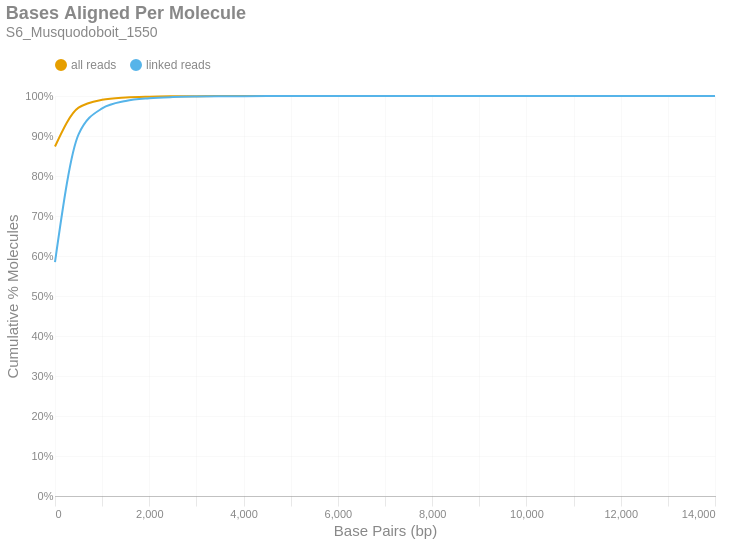

Notebook code for this chart:
### Markdown cell above
### Bases Aligned Per Molecule
This is a cumulative frequency distribution showing the number of base pairs aligned per unique molecule. These data are shown in 500 bp bins. There are two distributions: one with `all reads` (yellow) and another with only `linked reads` (blue). The percent of molecules in the `linked reads` distribution is relative to the total number of linked molecules.

### Code cell
if SKIPLR:
    print_html(f"Skipped")
else:
    binned_df = consolidated_hist(valids['aligned_bp'], mask, 500, True)
    with SafeRender(binned_df):
        (
            density_plot(binned_df, 'Bases Aligned Per Molecule', samplename, 'basesper')
            .encode(
                x=alt.X('bin:Q', title="Base Pairs (bp)").axis(tickMinStep=500).scale(padding=0),
                y=alt.Y('value:Q', title='Cumulative % Molecules')
                    .axis(format='%')
                    .scale(domain = [0,1])
                    .stack(False),
                color=alt.Color("key:N").scale(domain = ["all reads", "linked reads"]),
                tooltip = [
                    alt.Tooltip("key:N", title = "Data Type"),
                    alt.Tooltip("range_label:N", title="Bases Aligned Per Molecule"),
                    alt.Tooltip("value:Q", format = ".2%", title="% Molecules (Cum.)")
                ]
            )
        ).display()

### Figure 1 — Vega-Lite specification as saved in the notebook (floating-point values rounded to 4 significant figures)
{"width": "container", "height": 400, "config": {"title": {"anchor": "start", "dy": -15, "fontSize": 18, "color": "#888888", "subtitleColor": "#888888", "subtitleFontSize": 14}, "arc": {"fill": "#0072B2"}, "axis": {"domainColor": "#888888", "domainWidth": 0.5, "gridWidth": 0.2, "grid": false, "titleFontWeight": 400, "titleFontSize": 15, "labelFontSize": 11, "labelColor": "#888888", "tickColor": "#888888", "tickWidth": 0.2, "titleColor": "#888888"}, "axisBand": {"grid": false}, "axisX": {"grid": true, "tickSize": 10, "domainCap": "round"}, "axisY": {"domain": false, "grid": true, "tickSize": 0, "domainCap": "round"}, "background": "transparent", "header": {"labelFontSize": 15, "labelColor": "#888888", "titleFontSize": 15, "titleFontWeight": 600, "titleColor": "#888888"}, "legend": {"labelFont": "sans-serif", "labelFontSize": 12, "labelColor": "#888888", "symbolSize": 100, "symbolType": "circle", "titleFontSize": 12, "titlePadding": 10, "titleColor": "#888888", "title": null, "orient": "top"}, "range": {"category": ["#E69F00", "#56B4E9", "#009E73", "#F0E442", "#0072B2", "#D55E00", "#CC79A7", "#000000"], "diverging": ["#cfe8f3", "#a2d4ec", "#73bfe2", "#46abdb", "#1696d2", "#12719e"]}, "area": {"fill": "#0072B2", "fillOpacity": 0.7, "line": true, "strokeOpacity": 0.7}, "line": {"color": "#0072B2", "stroke": "#0072B2", "strokeWidth": 2}, "trail": {"color": "#0072B2", "stroke": "#0072B2", "strokeWidth": 0, "size": 1}, "point": {"filled": true, "fillOpacity": 1.0, "size": 95}, "text": {"color": "#888888", "fontSize": 11, "align": "right", "fontWeight": 400, "size": 11}, "bar": {"fill": "#0072B2", "stroke": null}, "view": {"stroke": null, "continuousWidth": 660, "continuousHeight": 400}}, "data": {"name": "data-5b16b4bea4f8ce2d0716b4a1f9321a9f"}, "mark": {"type": "line", "interpolate": "monotone", "point": {"opacity": 0, "size": 275}}, "encoding": {"color": {"field": "key", "scale": {"domain": ["all reads", "linked reads"]}, "type": "nominal"}, "tooltip": [{"field": "key", "title": "Data Type", "type": "nominal"}, {"field": "range_label", "title": "Bases Aligned Per Molecule", "type": "nominal"}, {"field": "value", "format": ".2%", "title": "% Molecules (Cum.)", "type": "quantitative"}], "x": {"axis": {"tickMinStep": 500}, "field": "bin", "scale": {"padding": 0}, "title": "Base Pairs (bp)", "type": "quantitative"}, "y": {"axis": {"format": "%"}, "field": "value", "scale": {"domain": [0, 1]}, "stack": false, "title": "Cumulative % Molecules", "type": "quantitative"}}, "params": [{"name": "param_c36ac31b6afebe62", "select": {"type": "point", "fields": ["key"]}, "bind": "legend"}], "title": {"text": "Bases Aligned Per Molecule", "subtitle": "S6_Musquodoboit_1550"}, "transform": [{"fold": ["all reads (cumsum)", "linked reads (cumsum)"]}, {"calculate": "replace(datum.key, ' (cumsum)', '')", "as": "key"}, {"filter": {"param": "param_c36ac31b6afebe62"}}], "usermeta": {"embedOptions": {"downloadFileName": "S6_Musquodoboit_1550.basesper"}}, "$schema": "https://vega.github.io/schema/vega-lite/v6.1.0.json", "datasets": {"data-5b16b4bea4f8ce2d0716b4a1f9321a9f": [{"bin": "0.0", "interval": "0.0-500.0", "all reads": 0.8736, "linked reads": 0.5849, "all reads (cumsum)": 0.8736, "linked reads (cumsum)": 0.5849, "range_label": "0-499"}, {"bin": "500.0", "interval": "500.0-1000.0", "all reads": 0.0972, "linked reads": 0.319, "all reads (cumsum)": 0.9708, "linked reads (cumsum)": 0.904, "range_label": "500-999"}, {"bin": "1000.0", "interval": "1000.0-1500.0", "all reads": 0.01974, "linked reads": 0.06498, "all reads (cumsum)": 0.9906, "linked reads (cumsum)": 0.9689, "range_label": "1000-1499"}, {"bin": "1500.0", "interval": "1500.0-2000.0", "all reads": 0.005688, "linked reads": 0.01873, "all reads (cumsum)": 0.9963, "linked reads (cumsum)": 0.9877, "range_label": "1500-1999"}, {"bin": "2000.0", "interval": "2000.0-2500.0", "all reads": 0.002068, "linked reads": 0.006812, "all reads (cumsum)": 0.9983, "linked reads (cumsum)": 0.9945, "range_label": "2000-2499"}, {"bin": "2500.0", "interval": "2500.0-3000.0", "all reads": 0.0008731, "linked reads": 0.002875, "all reads (cumsum)": 0.9992, "linked reads (cumsum)": 0.9974, "range_label": "2500-2999"}, {"bin": "3000.0", "interval": "3000.0-3500.0", "all reads": 0.0003935, "linked reads": 0.001296, "all reads (cumsum)": 0.9996, "linked reads (cumsum)": 0.9987, "range_label": "3000-3499"}, {"bin": "3500.0", "interval": "3500.0-4000.0", "all reads": 0.0001912, "linked reads": 0.0006295, "all reads (cumsum)": 0.9998, "linked reads (cumsum)": 0.9993, "range_label": "3500-3999"}, {"bin": "4000.0", "interval": "4000.0-4500.0", "all reads": 9.602e-05, "linked reads": 0.0003162, "all reads (cumsum)": 0.9999, "linked reads (cumsum)": 0.9996, "range_label": "4000-4499"}, {"bin": "4500.0", "interval": "4500.0-5000.0", "all reads": 4.713e-05, "linked reads": 0.0001552, "all reads (cumsum)": 0.9999, "linked reads (cumsum)": 0.9998, "range_label": "4500-4999"}, {"bin": "5000.0", "interval": "5000.0-5500.0", "all reads": 3.399e-05, "linked reads": 0.0001119, "all reads (cumsum)": 1.0, "linked reads (cumsum)": 0.9999, "range_label": "5000-5499"}, {"bin": "5500.0", "interval": "5500.0-6000.0", "all reads": 1.577e-05, "linked reads": 5.193e-05, "all reads (cumsum)": 1.0, "linked reads (cumsum)": 0.9999, "range_label": "5500-5999"}, {"bin": "6000.0", "interval": "6000.0-6500.0", "all reads": 1.016e-05, "linked reads": 3.347e-05, "all reads (cumsum)": 1.0, "linked reads (cumsum)": 0.9999, "range_label": "6000-6499"}, {"bin": "6500.0", "interval": "6500.0-7000.0", "all reads": 7.009e-06, "linked reads": 2.308e-05, "all reads (cumsum)": 1.0, "linked reads (cumsum)": 1.0, "range_label": "6500-6999"}, {"bin": "7000.0", "interval": "7000.0-7500.0", "all reads": 2.628e-06, "linked reads": 8.655e-06, "all reads (cumsum)": 1.0, "linked reads (cumsum)": 1.0, "range_label": "7000-7499"}, {"bin": "7500.0", "interval": "7500.0-8000.0", "all reads": 1.227e-06, "linked reads": 4.039e-06, "all reads (cumsum)": 1.0, "linked reads (cumsum)": 1.0, "range_label": "7500-7999"}, {"bin": "8000.0", "interval": "8000.0-8500.0", "all reads": 1.402e-06, "linked reads": 4.616e-06, "all reads (cumsum)": 1.0, "linked reads (cumsum)": 1.0, "range_label": "8000-8499"}, {"bin": "8500.0", "interval": "8500.0-9000.0", "all reads": 1.051e-06, "linked reads": 3.462e-06, "all reads (cumsum)": 1.0, "linked reads (cumsum)": 1.0, "range_label": "8500-8999"}, {"bin": "9000.0", "interval": "9000.0-9500.0", "all reads": 5.257e-07, "linked reads": 1.731e-06, "all reads (cumsum)": 1.0, "linked reads (cumsum)": 1.0, "range_label": "9000-9499"}, {"bin": "9500.0", "interval": "9500.0-10000.0", "all reads": 3.504e-07, "linked reads": 1.154e-06, "all reads (cumsum)": 1.0, "linked reads (cumsum)": 1.0, "range_label": "9500-9999"}, {"bin": "10000.0", "interval": "10000.0-10500.0", "all reads": 3.504e-07, "linked reads": 1.154e-06, "all reads (cumsum)": 1.0, "linked reads (cumsum)": 1.0, "range_label": "10000-10499"}, {"bin": "10500.0", "interval": "10500.0-11000.0", "all reads": 3.504e-07, "linked reads": 1.154e-06, "all reads (cumsum)": 1.0, "linked reads (cumsum)": 1.0, "range_label": "10500-10999"}, {"bin": "11000.0", "interval": "11000.0-11500.0", "all reads": 0.0, "linked reads": 0.0, "all reads (cumsum)": 1.0, "linked reads (cumsum)": 1.0, "range_label": "11000-11499"}, {"bin": "11500.0", "interval": "11500.0-12000.0", "all reads": 0.0, "linked reads": 0.0, "all reads (cumsum)": 1.0, "linked reads (cumsum)": 1.0, "range_label": "11500-11999"}, {"bin": "12000.0", "interval": "12000.0-12500.0", "all reads": 1.752e-07, "linked reads": 5.77e-07, "all reads (cumsum)": 1.0, "linked reads (cumsum)": 1.0, "range_label": "12000-12499"}, {"bin": "12500.0", "interval": "12500.0-13000.0", "all reads": 0.0, "linked reads": 0.0, "all reads (cumsum)": 1.0, "linked reads (cumsum)": 1.0, "range_label": "12500-12999"}, {"bin": "13000.0", "interval": "13000.0-13500.0", "all reads": 0.0, "linked reads": 0.0, "all reads (cumsum)": 1.0, "linked reads (cumsum)": 1.0, "range_label": "13000-13499"}, {"bin": "13500.0", "interval": "13500.0-14000.0", "all reads": 0.0, "linked reads": 0.0, "all reads (cumsum)": 1.0, "linked reads (cumsum)": 1.0, "range_label": "13500-13999"}, {"bin": "14000.0", "interval": "14000.0-14500.0", "all reads": 1.752e-07, "linked reads": 5.77e-07, "all reads (cumsum)": 1.0, "linked reads (cumsum)": 1.0, "range_label": "14000-14499"}]}}
